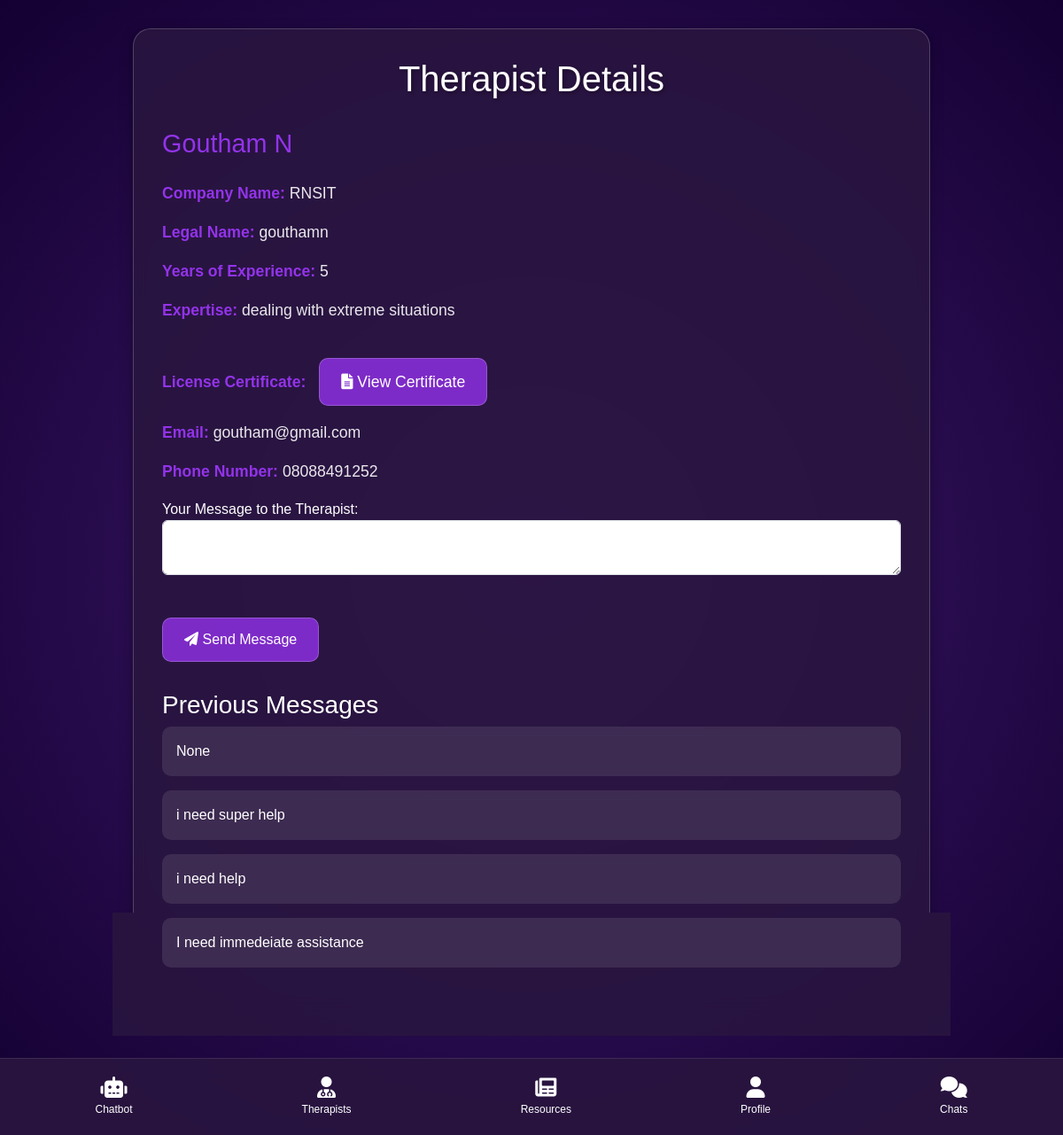
/user/therapist/1/ (signed in), run on the app's committed database.
### user_management/models.py (models this page shows, shortened)
class Therapist(models.Model):
    user = models.OneToOneField(CustomUser, on_delete=models.CASCADE)
    name = models.CharField(max_length=255)
    years_of_experience = models.PositiveIntegerField()
    expertise = models.TextField()
    license_certificate = models.FileField(upload_to='certificates/')

class CustomUser(AbstractBaseUser, PermissionsMixin):
    email = models.EmailField(unique=True)
    phone_number = models.CharField(max_length=15)
    company_name = models.CharField(max_length=255)
    legal_name = models.CharField(max_length=255)
    profile_pic = models.ImageField(upload_to='profile_pics/', default='default_pic.jpg')
    is_active = models.BooleanField(default=True)
    is_staff = models.BooleanField(default=False)
    groups = models.ManyToManyField(
        'auth.Group',
        related_name='custom_user_set',
        blank=True,
        verbose_name='groups',
        help_text='The groups this user belongs to.',
    )
    user_permissions = models.ManyToManyField(
        'auth.Permission',
        related_name='custom_user_set',
        blank=True,
        verbose_name='user permissions',
        help_text='Specific permissions for this user.',
    )
    objects = CustomUserManager()
    USERNAME_FIELD = 'email'
    REQUIRED_FIELDS = ['phone_number', 'company_name', 'legal_name']

class Ping(models.Model):
    therapist = models.ForeignKey(Therapist, on_delete=models.CASCADE, related_name='pings')
    user = models.ForeignKey(CustomUser, on_delete=models.CASCADE, related_name='pinged_therapists')
    timestamp = models.DateTimeField(auto_now_add=True)
    message = models.TextField(blank=True, null=True)
    last_message = models.DateTimeField(auto_now=True)
    class Meta:
        unique_together = ('therapist', 'user')

### user_management/views.py (the view, shortened to what this page needs)
# urls.py: path('therapist/<int:therapist_id>/', therapist_detail, name='therapist_detail'),
@login_required
def therapist_detail(request, therapist_id):
    therapist = get_object_or_404(Therapist, pk=therapist_id)
    return render(request, 'user_management/therapist_detail.html', {'therapist': therapist})

### user_management/templates/user_management/therapist_detail.html (shortened to what this page needs)
{% extends 'user_management/base_with_nav.html' %}
{% block content %}
<div class="therapist-detail">
    <div class="detail-info">
        <h1>Therapist Details</h1>
        <h2>{{ therapist.name }}</h2>
        <p><strong>Company Name:</strong> {{ therapist.user.company_name }}</p>
        <p><strong>Legal Name:</strong> {{ therapist.user.legal_name }}</p>
        <p><strong>Years of Experience:</strong> {{ therapist.years_of_experience }}</p>
        <p><strong>Expertise:</strong> {{ therapist.expertise }}</p>
        <p><strong>License Certificate:</strong>
            <a href="{{ therapist.license_certificate.url }}" target="_blank" class="btn-ping" style="margin-left: 10px;">
                <i class="fas fa-file-alt mr-2"></i> View Certificate
            </a>
        </p>
        <p><strong>Email:</strong> {{ therapist.user.email }}</p>
        <p><strong>Phone Number:</strong> {{ therapist.user.phone_number }}</p>
        <form method="post" action="{% url 'therapist_detail' therapist.id %}">
            <div class="form-group">
                <label for="message">Your Message to the Therapist:</label>
                <textarea name="message" id="message" class="form-control" required></textarea>
            </div>
            <button type="submit" name="ping" class="btn-ping">
                <i class="fas fa-paper-plane mr-2"></i> Send Message
            </button>
        </form>
        {% if therapist.pings.all %}
        <div class="message-list">
            <h3>Previous Messages</h3>
            <ul>
                {% for ping in therapist.pings.all %}
                <li>{{ ping.message }}</li>
                {% endfor %}
            </ul>
        </div>
        {% endif %}
    </div>
</div>
{% endblock %}

### user_management/templates/user_management/therapist_detail.html (style rules this page uses)
.therapist-detail { background: rgba(42, 22, 64, 0.9); backdrop-filter: blur(10px); border-radius: 20px; border: 1px solid rgba(255, 255, 255, 0.2); padding: 2rem; margin: 2rem auto 5rem; box-shadow: 0 4px 15px rgba(0, 0, 0, 0.3); color: #ffffff; max-width: 900px; }
.detail-info h1 { color: #ffffff; font-size: 2.5rem; text-align: center; margin-bottom: 2rem; text-shadow: 2px 2px 4px rgba(0, 0, 0, 0.3); }
.detail-info h2 { color: #9333ea; font-size: 1.8rem; margin-bottom: 1.5rem; }
.detail-info p { font-size: 1.1rem; line-height: 1.6; margin-bottom: 1rem; color: rgba(255, 255, 255, 0.9); }
.detail-info strong { color: #9333ea; font-weight: 600; }
.form-group { margin-bottom: 1.5rem; }
textarea { width: 100%; padding: 1rem; font-size: 1rem; border-radius: 10px; border: 1px solid rgba(255, 255, 255, 0.2); background: rgba(255, 255, 255, 0.1); color: #ffffff; resize: vertical; min-height: 100px; backdrop-filter: blur(5px); }
.message-list { margin-top: 2rem; }
.message-list ul { list-style-type: none; padding-left: 0; }
.message-list li { background: rgba(255, 255, 255, 0.1); padding: 1rem; margin-bottom: 1rem; border-radius: 10px; color: #ffffff; backdrop-filter: blur(5px); }
.btn-ping { background: rgba(147, 51, 234, 0.8); color: #ffffff; padding: 0.75rem 1.5rem; border-radius: 10px; text-decoration: none; transition: all 0.3s ease; border: 1px solid rgba(255, 255, 255, 0.2); font-weight: 500; display: inline-block; margin-top: 1.5rem; cursor: pointer; }

### user_management/templates/user_management/base_with_nav.html (style rules this page uses)
body { background: radial-gradient( circle, rgba(50, 0, 100, 0.9) 0%, rgba(30, 0, 70, 0.95) 50%, rgba(20, 0, 50, 1) 100% ); color: #fff; font-family: 'Poppins', sans-serif; min-height: 100vh; margin: 0; padding-bottom: 60px; position: relative; }

### data on the page
Therapist: name "Goutham N", user.company_name "RNSIT", user.legal_name "gouthamn", years_of_experience "5", expertise "dealing with extreme situations", user.email "goutham@gmail.com", user.phone_number "08088491252"
Ping: message "None"
Ping: message "i need super help"
Ping: message "i need help"
Ping: message "I need immedeiate assistance"
